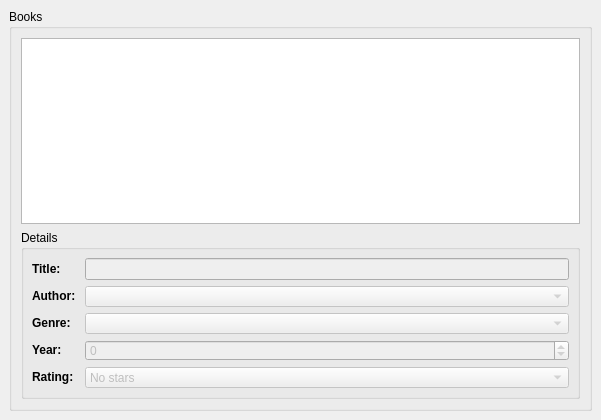
<ui version="4.0" >
 <author></author>
 <comment></comment>
 <exportmacro></exportmacro>
 <class>BookWindow</class>
 <widget class="QMainWindow" name="BookWindow" >
  <property name="geometry" >
   <rect>
    <x>0</x>
    <y>0</y>
    <width>601</width>
    <height>420</height>
   </rect>
  </property>
  <property name="windowTitle" >
   <string>Books</string>
  </property>
  <widget class="QWidget" name="centralWidget" >
   <layout class="QVBoxLayout" >
    <property name="margin" >
     <number>9</number>
    </property>
    <property name="spacing" >
     <number>6</number>
    </property>
    <item>
     <widget class="QGroupBox" name="groupBox" >
      <property name="title" >
       <string>Books</string>
      </property>
      <layout class="QVBoxLayout" >
       <property name="margin" >
        <number>9</number>
       </property>
       <property name="spacing" >
        <number>6</number>
       </property>
       <item>
        <widget class="QTableView" name="bookTable" >
         <property name="selectionBehavior" >
          <enum>QAbstractItemView::SelectRows</enum>
         </property>
        </widget>
       </item>
       <item>
        <widget class="QGroupBox" name="groupBox_2" >
         <property name="minimumSize" >
          <size>
           <width>16</width>
           <height>16</height>
          </size>
         </property>
         <property name="title" >
          <string>Details</string>
         </property>
         <layout class="QGridLayout" >
          <property name="margin" >
           <number>8</number>
          </property>
          <property name="spacing" >
           <number>6</number>
          </property>
          <item row="2" column="1" >
           <widget class="QComboBox" name="genreEdit" >
            <property name="enabled" >
             <bool>false</bool>
            </property>
           </widget>
          </item>
          <item row="3" column="0" >
           <widget class="QLabel" name="label_4" >
            <property name="text" >
             <string>&lt;b>Year:&lt;/b></string>
            </property>
           </widget>
          </item>
          <item row="1" column="1" >
           <widget class="QComboBox" name="authorEdit" >
            <property name="enabled" >
             <bool>false</bool>
            </property>
           </widget>
          </item>
          <item row="0" column="0" >
           <widget class="QLabel" name="label_5" >
            <property name="text" >
             <string>&lt;b>Title:&lt;/b></string>
            </property>
           </widget>
          </item>
          <item row="0" column="1" >
           <widget class="QLineEdit" name="titleEdit" >
            <property name="enabled" >
             <bool>false</bool>
            </property>
           </widget>
          </item>
          <item row="1" column="0" >
           <widget class="QLabel" name="label_2_2_2_2" >
            <property name="text" >
             <string>&lt;b>Author: &lt;/b></string>
            </property>
           </widget>
          </item>
          <item row="3" column="1" >
           <widget class="QSpinBox" name="yearEdit" >
            <property name="enabled" >
             <bool>false</bool>
            </property>
            <property name="maximum" >
             <number>2100</number>
            </property>
            <property name="minimum" >
             <number>-1000</number>
            </property>
            <property name="prefix" >
             <string/>
            </property>
           </widget>
          </item>
          <item row="2" column="0" >
           <widget class="QLabel" name="label_3" >
            <property name="text" >
             <string>&lt;b>Genre:&lt;/b></string>
            </property>
           </widget>
          </item>
          <item row="4" column="0" >
           <widget class="QLabel" name="label" >
            <property name="text" >
             <string>&lt;b>Rating:&lt;/b></string>
            </property>
           </widget>
          </item>
          <item row="4" column="1" >
           <widget class="QComboBox" name="ratingEdit" >
            <property name="enabled" >
             <bool>false</bool>
            </property>
            <item>
             <property name="text" >
              <string>No stars</string>
             </property>
            </item>
            <item>
             <property name="text" >
              <string>1 star</string>
             </property>
            </item>
            <item>
             <property name="text" >
              <string>2 stars</string>
             </property>
            </item>
            <item>
             <property name="text" >
              <string>3 stars</string>
             </property>
            </item>
            <item>
             <property name="text" >
              <string>4 stars</string>
             </property>
            </item>
            <item>
             <property name="text" >
              <string>5 stars</string>
             </property>
            </item>
           </widget>
          </item>
         </layout>
        </widget>
       </item>
      </layout>
     </widget>
    </item>
   </layout>
  </widget>
 </widget>
 <pixmapfunction></pixmapfunction>
 <tabstops>
  <tabstop>bookTable</tabstop>
 </tabstops>
 <resources/>
 <connections/>
</ui>
